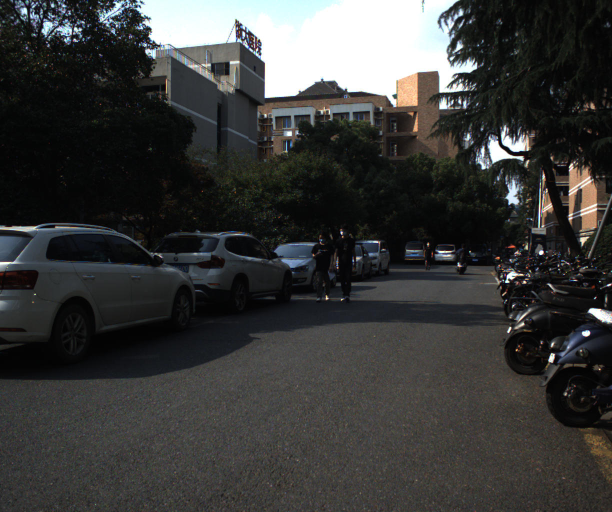
#> input picture images/input/1/image0_0.png, 1224 x 1024 px (shown at 1/2 size); its folder holds only this picture in this run
$ python exposure_fusion.py
#> lines starting #> are read from the running program, lines starting #| are printed output that depends on the picture
import os
import sys
import math
import copy
import cv2
import numpy


def cv_show(image, message="crane"):
    cv2.imshow(message, image)
    cv2.waitKey(0)
    cv2.destroyAllWindows()


def exposure_fusion(sequence, alphas=(1.0, 1.0, 1.0), best_illumination=0.5, sigma=0.2, eps=1e-12, use_lappyr=True, use_gaussi=False, layers_num=5, scale=2.0):
    """转化成 float 数据"""
#> called with sequence = array of shape (1, 1024, 1224, 3), alphas = (1, 1, 1), best_illumination = 0.5, sigma = 0.2, eps = 1e-12, use_lappyr = True, use_gaussi = True, layers_num = 7

    sequence = numpy.stack([it.astype("float32") / 255 for it in sequence], axis=0)
    S = len(sequence)
#> S = 1
    H, W, C = sequence[0].shape
#> H = 1024; W = 1224; C = 3
    # 准备一些中间变量
    laplace_kernel = numpy.array(([0,  1, 0], [1, -4, 1], [0,  1, 0]), dtype="float32")
    mse = lambda l, r: (l - r) * (l - r)
    best_illumination = numpy.full((H, W), best_illumination, dtype='float32')
    # 存放每张图像的权重图
    weights = []
    # 每张图像都求一个初始权重
    for s in range(S):
        # 从拉普拉斯求对比度
        gray = cv2.cvtColor(sequence[s], cv2.COLOR_BGR2GRAY)
        contrast = cv2.filter2D(gray, -1, laplace_kernel, borderType=cv2.BORDER_REPLICATE)
        contrast = numpy.abs(contrast)
        # 求饱和度
        mean = numpy.mean(sequence[s], axis=-1)
        saturation = numpy.sqrt(numpy.mean([mse(sequence[s][:, :, ch], mean) for ch in range(3)], axis=0))
        # 求亮度
        illumination = [numpy.exp(-0.5 * mse(sequence[s][:, :, ch], best_illumination) / (sigma * sigma)) for ch in range(3)]
        illumination = numpy.prod(illumination, axis=0)
        # 三者加权
        cur_weight = numpy.power(contrast, alphas[0]) * numpy.power(saturation, alphas[1]) * numpy.power(illumination, alphas[2])
        weights.append(cur_weight)
#> this loop made 1 pass
#> pass 1, in exposure_fusion, `gray = cv2.cvtColor(sequence[s], cv2.COLOR_BGR2GRAY)`:
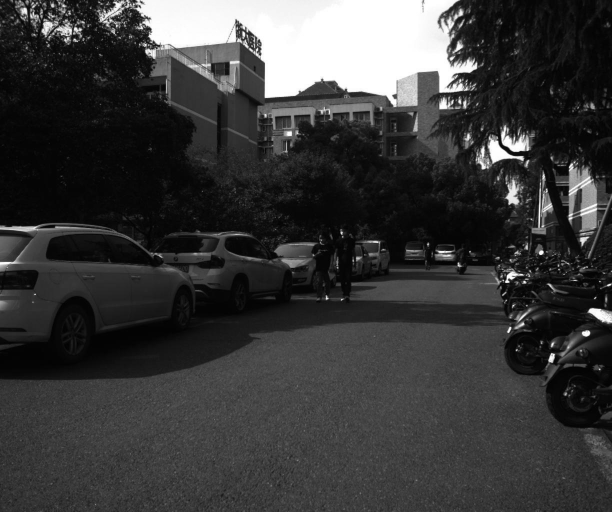
#> gray: shape (1024, 1224) float32 (shown at 1/2 size); min 0, max 1, mean 0.227
#> pass 1, in exposure_fusion, `contrast = cv2.filter2D(gray, -1, laplace_kernel, borderType=cv2.BORDE..`:
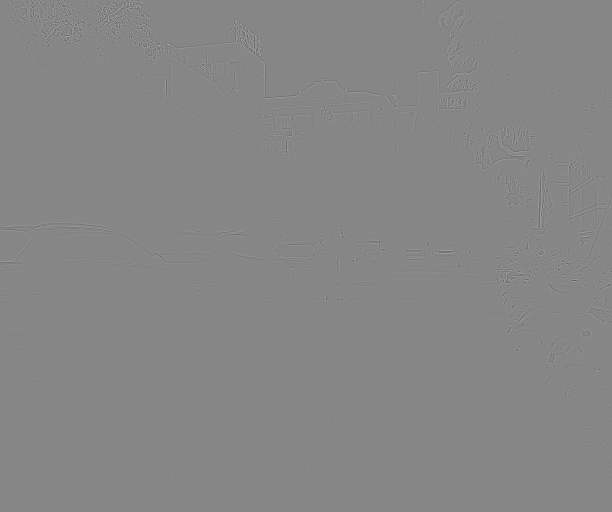
#> contrast: shape (1024, 1224) float32 (shown at 1/2 size); min -1.98, max 1.77, mean 1.32e-10; drawn with min black and max white
#> pass 1, in exposure_fusion, `contrast = numpy.abs(contrast)`:
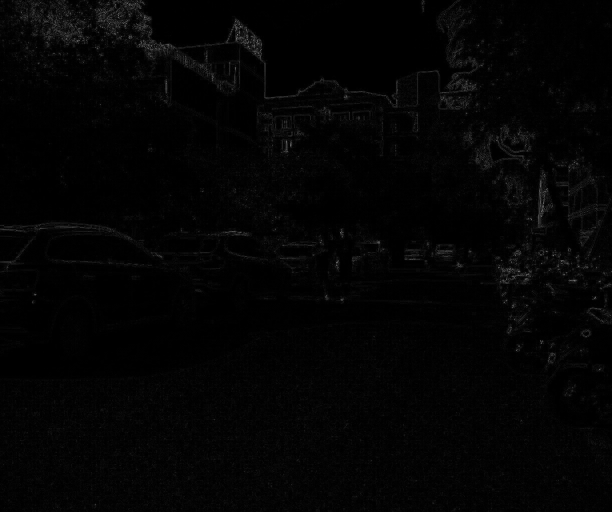
#> contrast: shape (1024, 1224) float32 (shown at 1/2 size); min 0, max 1.98, mean 0.0314; drawn with min black and max white
#> after the loop:
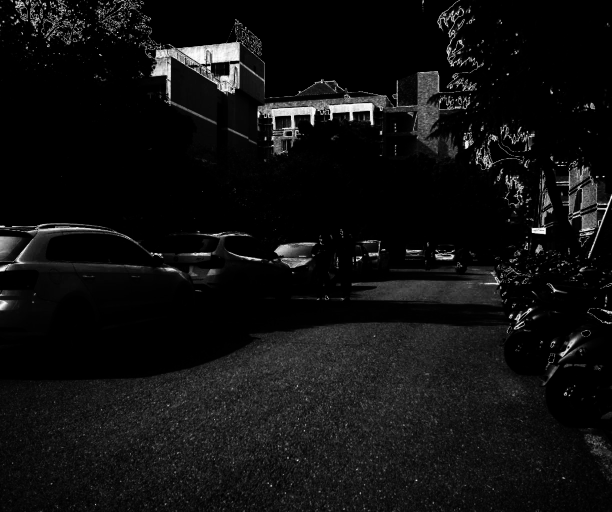
#> illumination: shape (1024, 1224) float32 (shown at 1/2 size); min 8.48e-05, max 1, mean 0.066
#> after the loop, weights = 1 item
    # 归一化
    normalize = lambda x: x / numpy.expand_dims(numpy.sum(x, axis=0), axis=0)
    weights = numpy.stack(weights, axis=0)
    weights += eps
    weights = normalize(weights)
    # 这里要把 sequence 还原回来
    sequence *= 255;
    # 粗糙的融合
    origin_fusion = numpy.sum(numpy.stack([weights, weights, weights], axis=-1) * sequence, axis=0)
    origin_fusion = numpy.clip(origin_fusion, 0, 255).astype("uint8")
#> origin_fusion is the input picture: shape (1024, 1224, 3); mean B, G, R 57.1, 58.2, 57.7
    results = {"naive": origin_fusion}
    # 是否用高斯
    if(use_gaussi == True):
        # 使用高斯模糊对 weights 做模糊
        smoothed_weights = numpy.stack([cv2.GaussianBlur(w, (101, 101), 17) for w in weights], axis=0)
        smoothed_weights = normalize(smoothed_weights)
        smoothed_fusion = numpy.sum(numpy.stack([smoothed_weights, smoothed_weights, smoothed_weights], axis=-1) * sequence, axis=0)
        smoothed_fusion = numpy.clip(smoothed_fusion, 0, 255).astype("uint8")
        results.update({"gaussi_smoothed": smoothed_fusion})
    # 是否用拉普拉斯
    if(use_lappyr == True):
        # 根据最高分辨率的图像 high_res, 得到高度 layers 的高斯金字塔
        def build_gaussi_pyramid(high_res, layers):
#> called with layers = 7
            this_flash = [high_res]
            for i in range(1, layers):
                # 先对当前权重做高斯模糊, 然后下采样
                blurred = cv2.GaussianBlur(this_flash[i - 1], (5, 5), 0.83)
                blurred = blurred[::2, ::2]
                this_flash.append(blurred)
#> after the loop, this_flash = 7 items
            return this_flash

        # 根据已知的高斯金字塔, 从最底层开始上采样, 得到每一个尺度的 laplace 细节
        def build_laplace_pyramaid(gaussi_pyramid, layers):
            upsampled = gaussi_pyramid[layers - 1]
            pyramid = [upsampled]
            for i in range(layers - 1, 0, -1):
                size = (gaussi_pyramid[i - 1].shape[1], gaussi_pyramid[i - 1].shape[0])
                # upsampled = cv2.resize(upsampled, size) # 假如我一直上采样呢
                upsampled = cv2.resize(gaussi_pyramid[i], size)
                pyramid.append(gaussi_pyramid[i - 1] - upsampled)
            pyramid.reverse() # 目前分辨率都是从高到低排列的
            return pyramid

        # 求每张图的权重的高斯金字塔
        sequence_weights_pyramids = [build_gaussi_pyramid(weights[s], layers_num) for s in range(S)]
#> sequence_weights_pyramids = 1 item
        # 求每张图的高斯金字塔, 以求 laplace
        sequence_gaussi_pyramids = [build_gaussi_pyramid(sequence[s], layers_num) for s in range(S)]
#> the loop in build_gaussi_pyramid (call 2), `for i in range(1, layers):` made 6 passes
#> pass 2, in build_gaussi_pyramid (call 2), `blurred = blurred[::2, ::2]`:
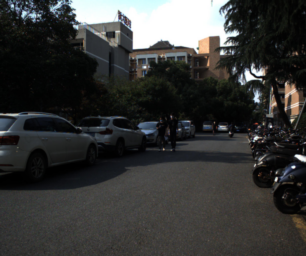
#> blurred: shape (256, 306, 3) float32; mean of channels 0, 1, 2 57.3, 58.4, 57.8; drawn with min black and max white
#> sequence_gaussi_pyramids = 1 item
        # 求每张图的 laplace 金字塔
        sequence_laplace_pyramids = [build_laplace_pyramaid(sequence_gaussi_pyramids[s], layers_num) for s in range(S)]
#> the loop in build_laplace_pyramaid, `for i in range(layers - 1, 0, -1):` made 6 passes
#> pass 3, in build_laplace_pyramaid, `upsampled = cv2.resize(gaussi_pyramid[i], size)`:
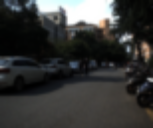
#> upsampled: shape (128, 153, 3) float32; mean of channels 0, 1, 2 57.7, 58.8, 58.2; drawn with min black and max white
#> after the loop in build_laplace_pyramaid, `for i in range(layers - 1, 0, -1):`: pyramid = 7 items
#> sequence_laplace_pyramids = 1 item
        # 这里可以归一化
        # 每一个尺度, 融合一系列图像的的 laplace 细节, 得到一个融合的 laplace 金字塔
        fused_laplace_pyramid = [numpy.sum([sequence_laplace_pyramids[k][n] *
                numpy.atleast_3d(sequence_weights_pyramids[k][n]) for k in range(S)], axis=0) for n in range(layers_num)]
#> fused_laplace_pyramid = 7 items

        # 先从最底层的图像开始, 每次上采样都加上同等尺度的 laplace 细节
        start = fused_laplace_pyramid[layers_num - 1]
        for i in range(layers_num - 2, -1, -1):
            upsampled = cv2.resize(start, (fused_laplace_pyramid[i].shape[1], fused_laplace_pyramid[i].shape[0]))
            start = fused_laplace_pyramid[i] + upsampled
#> this loop made 6 passes
#> pass 2, in exposure_fusion, `start = fused_laplace_pyramid[i] + upsampled`:
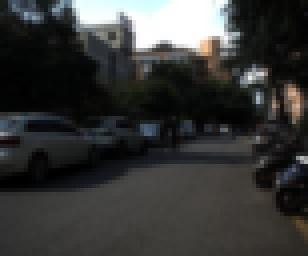
#> start: shape (64, 77, 3) float32 (shown 4 times larger); mean of channels 0, 1, 2 57.7, 58.8, 58.2; drawn with min black and max white
        # 灰度值截断在 0-255 之间
        start = numpy.clip(start, 0, 255).astype("uint8")
        # 放到结果列表中
        results.update({"laplace_pyramid": start})

    return results


images_dir = "./images/input/1"
save_dir = "./images/output/1"
os.makedirs(save_dir, exist_ok=True)

# 读取图片
images_list = [os.path.join(images_dir, it) for it in os.listdir(images_dir)]
sequence = numpy.stack([cv2.imread(name) for name in images_list])

# 曝光融合
fused_results = exposure_fusion(sequence, use_lappyr=True, use_gaussi=True, layers_num=7)
#> fused_results = 3 items

# 展示与保存
for l, r in fused_results.items():
    cv_show(r, l)
    cv2.imwrite(os.path.join(save_dir, l + ".png"), r, [cv2.IMWRITE_PNG_COMPRESSION, 0])
#> this loop made 3 passes
#> l on passes 1 to 3: 'naive', 'gaussi_smoothed', 'laplace_pyramid'
